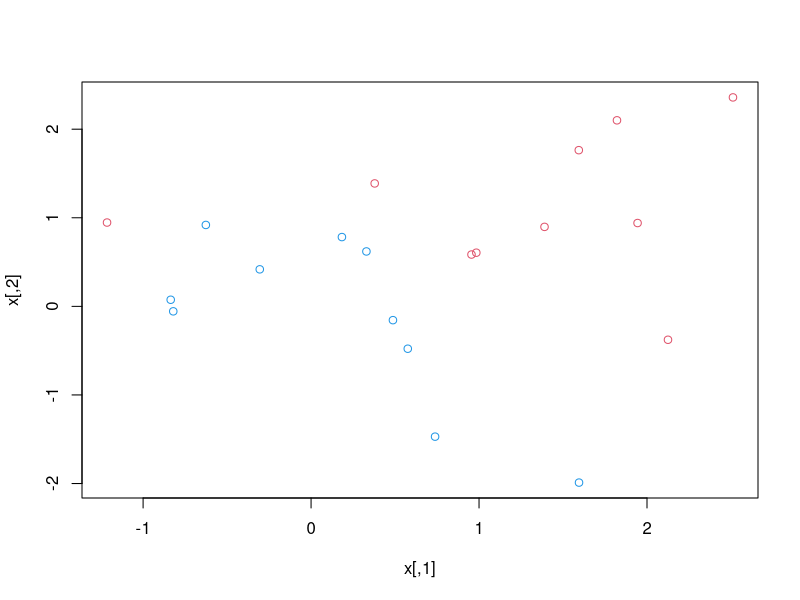
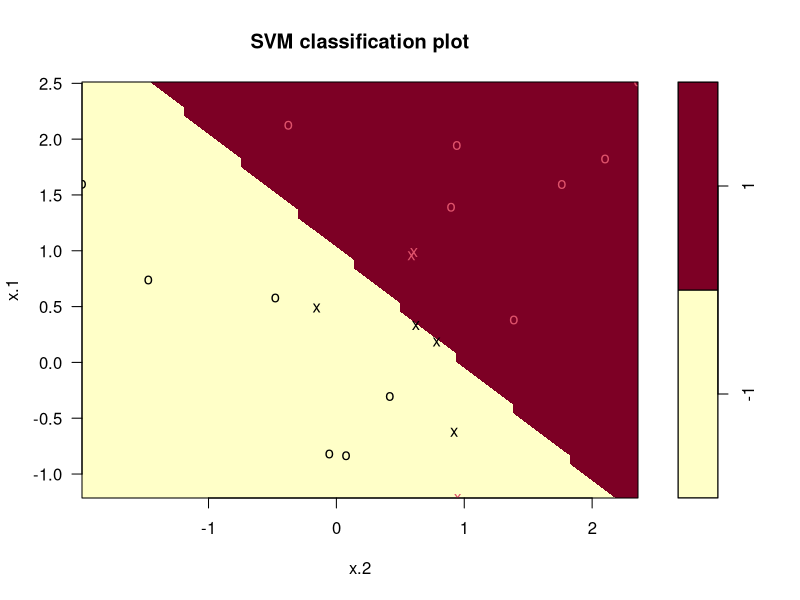
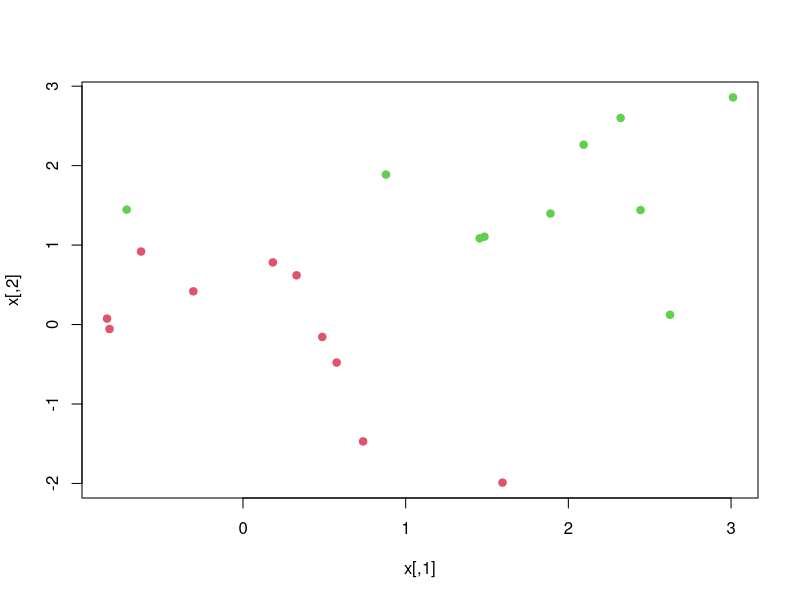
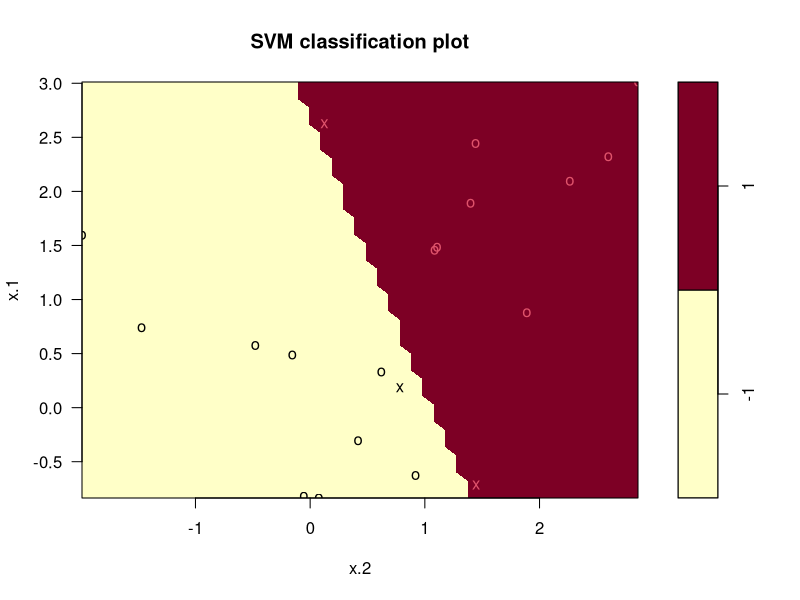
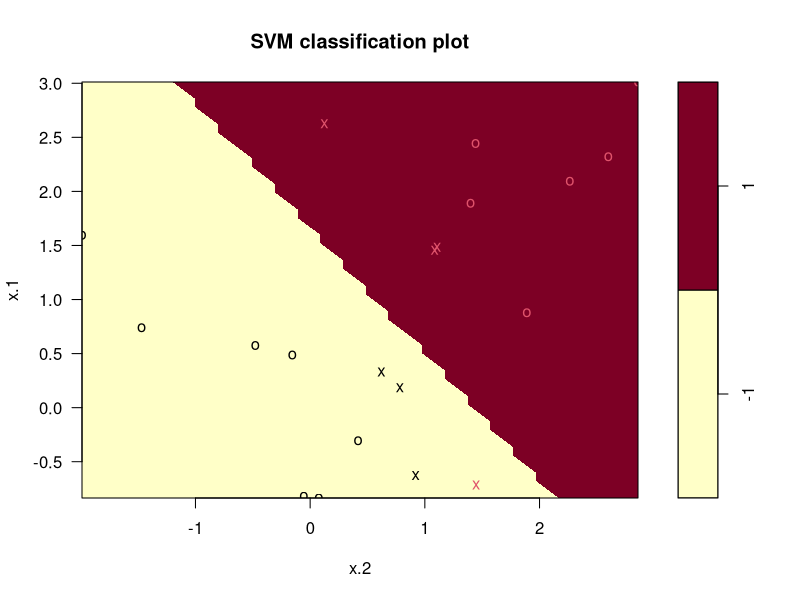

Source code (R) for these figures, in order:
## ---- chunk 1
set.seed(1)
x = matrix(rnorm(20*2), ncol = 2)
y = c(rep(-1, 10), rep(1, 10))
x[y==1,] = x[y==1,] + 1
plot(x, col = 3-y)
## ---- chunk 2
dat = data.frame(x=x, y = as.factor(y))
dat
## ---- chunk 3
library(e1071)
svm.fit = svm(y~., data = dat, cost = 10, kernel = "linear", scale =  FALSE)
## ---- chunk 4
plot(svm.fit, dat)
## ---- chunk 5
svm.fit$index
## ---- chunk 6
summary(svm.fit)
## ---- chunk 7
svm.fit2 = svm(y~., data = dat, cost = 0.1, kernel = "linear", scale =  FALSE)
summary(svm.fit2)
## ---- chunk 8
set.seed(1)
tune.out = tune(svm, y~., data = dat, kernel = "linear", ranges = list(cost = c(0.001 , 0.01 , 0.1, 1 ,5 ,10 ,100)))
## ---- chunk 9
summary(tune.out)
## ---- chunk 10
best.mod = tune.out$best.model
best.mod
## ---- chunk 11
x.test = matrix(rnorm(20*2), ncol = 2)
y.test = sample(c(-1,1), 20, rep = TRUE)
x.test[y.test == 1,] = x.test[y.test == 1,]  + 1
test.dat = data.frame(x=x.test, y=as.factor(y.test))
## ---- chunk 12
svm.pred = predict(best.mod, test.dat)
table(predict = svm.pred, test.y = y.test)
## ---- chunk 13
svm.fit = svm(y~., data = dat, kernel = "linear", cost = 0.01, scale = FALSE)
svm.pred = predict(svm.fit, test.dat)
table(predict = svm.pred, test.y = y.test)
## ---- chunk 14
x[y==1,] = x[y==1] + 0.5
plot(x, col = (y+5)/2, pch = 19)
## ---- chunk 15
dat = data.frame(x=x, y = as.factor(y))
svm.fit = svm(y~., data = dat, kernel = "linear", cost = 1e+05, scale = TRUE)
summary(svm.fit)
## ---- chunk 16
plot(svm.fit, dat)
## ---- chunk 17
svm.fit = svm(y~., data = dat, kernel = "linear", cost = 1, scale = FALSE)
summary(svm.fit)
## ---- chunk 18
plot(svm.fit, dat)
